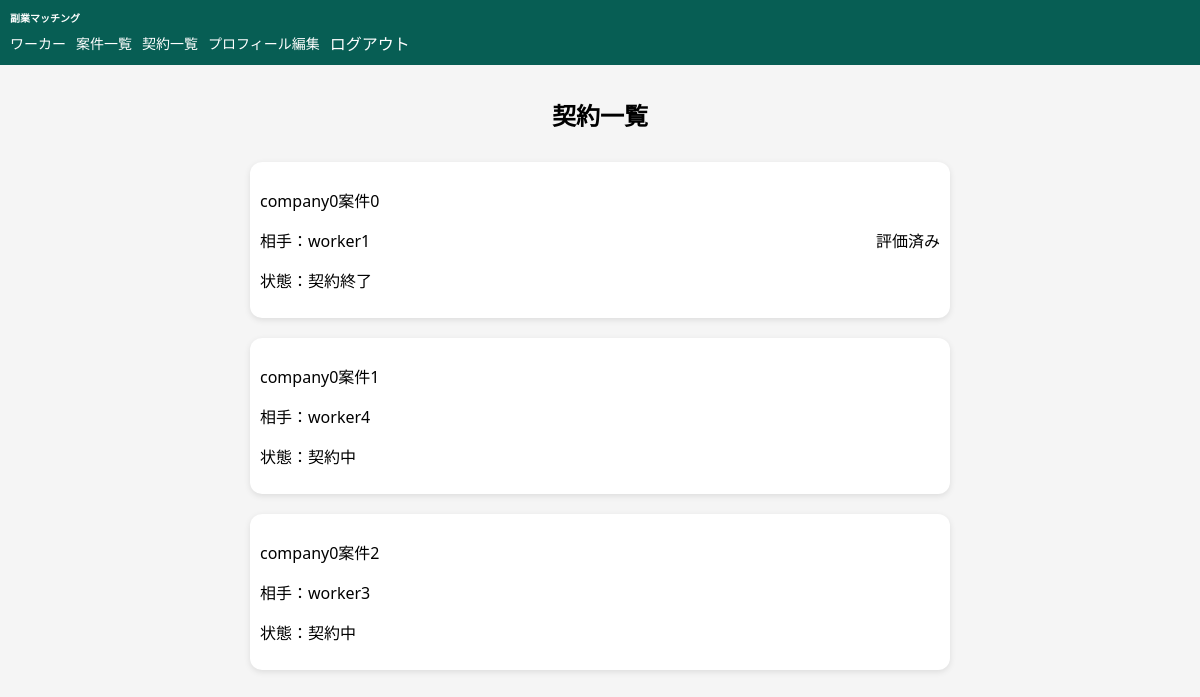
The page /contracts/ (signed in) on the database its author committed.
### matching/models.py (models this page shows, shortened)
class Contract(models.Model):
    STATUS_CHOICES = [
        ("active", "契約中"),
        ("completed", "契約終了"),
        ("cancelled", "キャンセル"),
    ]
    job = models.ForeignKey(Job, on_delete=models.CASCADE)
    worker = models.ForeignKey(
        User,
        on_delete=models.CASCADE,
        related_name="worker_contracts"
    )
    client = models.ForeignKey(
        User,
        on_delete=models.CASCADE,
        related_name="client_contracts"
    )
    status = models.CharField(
        max_length=20,
        choices=STATUS_CHOICES,
        default="active"
    )
    created_at = models.DateTimeField(auto_now_add=True)

class Job(models.Model):
    title = models.CharField(max_length=100)
    description = models.TextField()
    reward = models.IntegerField()
    max_workers = models.IntegerField(default=1)
    client = models.ForeignKey(User, on_delete=models.CASCADE)
    created_at = models.DateTimeField(auto_now_add=True)

### matching/views.py (the view)
# urls.py: path("contracts/", views.contract_list, name="contract_list"),
@login_required
def contract_list(request):
    contracts = Contract.objects.filter(
        Q(worker=request.user) | Q(client=request.user)
    ).annotate(
        unread_count=Count(
            "message",
            filter=Q(message__is_read=False) & ~Q(message__sender=request.user)
        )
    )
    for contract in contracts:
        contract.review_exists = Review.objects.filter(
            contract=contract,
            reviewer=request.user
        ).exists()
    return render(request, "matching/contract_list.html", {
        "contracts": contracts
    })

### matching/templates/matching/contract_list.html (shortened to what this page needs)
{% extends "base.html" %}
{% load static %}
{% block content %}
<h2>契約一覧</h2>
<div class="contract_list">
  {% for contract in contracts %}
    <a href="{% url 'contract_chat' contract.id %}" class="contract_link">
      <div class="contract_card">
        <div class="contract_info">
          <p>{{ contract.job.title }}</p>
          {% if request.user == contract.client %}
            <p>相手：{{ contract.worker.username }}</p>
          {% else %}
            <p>企業：{{ contract.client.username }}</p>
          {% endif %}
          <p>状態：{{ contract.get_status_display }}</p>
        </div>
        {% if contract.status == "active" %}
          {% if contract.unread_count > 0 %}
            <span class="badge">
              {{ contract.unread_count}}
            </span>
          {% endif %}
        {% elif contract.status == "completed" %}
          {% if not contract.review_exists %}
            <a href="{% url 'create_review' contract.id %}" class="review_exists">
              評価する
            </a>
          {% else %}
            <span class="review_done">
              評価済み
            </span>
          {% endif %}
        {% endif %}
      </div>
    </a>
  {% empty %}
    <p>まだ契約がありません</p>
  {% endfor %}
</div>
{% endblock %}

### matching/static/matching/css/ui.css (style rules this page uses)
a, button { cursor: pointer; }
a { text-decoration: none; }
body { margin: 0; font-family: system-ui, -apple-system, BlinkMacSystemFont, 'Segoe UI', Roboto, Oxygen, Ubuntu, Cantarell, 'Open Sans', 'Helvetica Neue', sans-serif; background: #eee; }
.contract_list { display: grid; grid-template-columns: 1fr; gap: 20px; padding: 10px; max-width: 700px; margin: 0 auto; }
.contract_card { background: #fff; border-radius: 12px; padding: 10px; box-shadow: 0 2px 6px rgba(0,0,0,0.1); position: relative; cursor: pointer; display: flex; transition: 0.2px; justify-content: space-between; align-items: center; }
.contract_link { text-decoration: none; color: inherit; }
h2 { text-align: center; }

### rows shown on the page
Contract: job "company0案件0", worker.username "worker1", status "契約終了", shows "評価済み"
Contract: job "company0案件1", worker.username "worker4", status "契約中"
Contract: job "company0案件2", worker.username "worker3", status "契約中"
